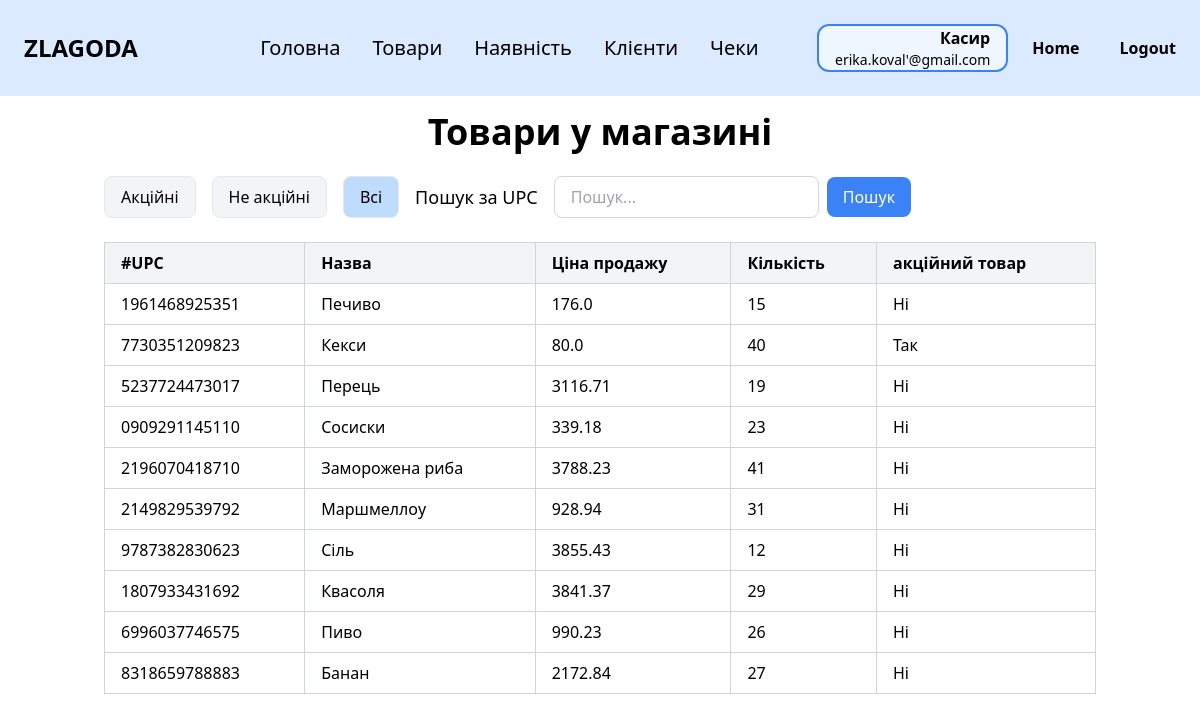
The page /stock (signed in) on the database as committed earlier.
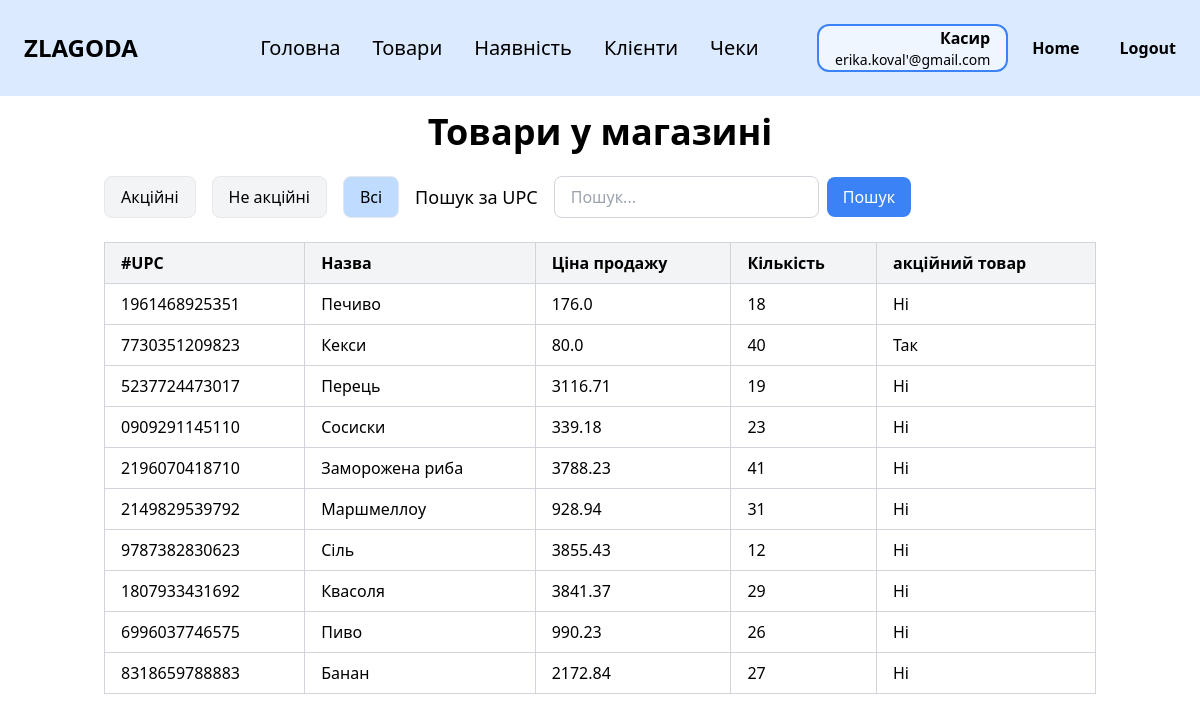
The same page on the database as committed later.
### zlg_website/models.py (models this page shows, shortened)
class StoreProduct(db.Model):
    __tablename__ = 'store_product'
    upc = db.Column(db.String(12), primary_key=True)
    price = db.Column(db.Float)
    quantity = db.Column(db.Integer)
    expiration_date = db.Column(db.Date)  # НОВЕ: дата придатності
    is_promotional = db.Column(db.Boolean, default=False)  # Додано поле для акційного статусу
    promo_price = db.Column(db.Float)
    product_id = db.Column(db.Integer, db.ForeignKey('product.id'))
    product = db.relationship('Product', backref='store_items')
    @property
    def calculate_promotional(self):
        """Визначає, чи є товар акційним: якщо термін збігає і кількість велика."""
        soon_expiring = self.expiration_date and self.expiration_date <= datetime.now().date() + timedelta(days=7)
        high_quantity = self.quantity > 30
        return soon_expiring and high_quantity
    @property
    def calculate_promo_price(self):
        """Ціна акційного товару зі знижкою 20%"""
        return round(self.price * 0.8, 2) if self.is_promotional else self.price

class Product(db.Model):
    __tablename__ = 'product'
    id = db.Column(db.Integer, primary_key=True)
    name = db.Column(db.String(100))
    manufacturer = db.Column(db.String(100))
    specifications = db.Column(db.Text)
    category_number = db.Column(db.Integer, db.ForeignKey('category.category_number'))
    category = db.relationship('Category', backref='products')

### zlg_website/views/storeproducts.py (the view)
@views.route('/stock')
@login_required
def storeproducts():
    category_number = request.args.get('category')
    sort = request.args.get('sort')
    order = request.args.get('order', 'asc')
    promo_filter = request.args.get('promo')
    search = request.args.get('search')
    quantity_filter = request.args.get('quantity')
    query = StoreProduct.query.join(Product)
    if category_number:
        try:
            category_number = int(category_number)  # Перетворення на int
            query = query.filter(Product.category_number == category_number)
        except ValueError:
            pass
    if promo_filter == 'yes':
        query = query.filter(StoreProduct.is_promotional.is_(True))
    elif promo_filter == 'no':
        query = query.filter(StoreProduct.is_promotional.is_(False))
    if quantity_filter:
        try:
            quantity_filter = int(quantity_filter)
            query = query.filter(StoreProduct.quantity >= quantity_filter)  # Товари з кількістю більше або рівною
        except ValueError:
            pass
    if sort == 'name':
        query = query.order_by(
            Product.name.desc() if order == 'desc' else Product.name.asc()
        )
    elif sort == 'quantity':
        query = query.order_by(
            StoreProduct.quantity.desc() if order == 'desc' else StoreProduct.quantity.asc()
        )
    elif sort == 'id':
        query = query.order_by(Product.id.asc())
    else:
        query = query.order_by(Product.id.asc())  # За замовчуванням — за id
    if search:
        query = query.filter(StoreProduct.upc.ilike(f"{search}%"))
    products = query.all()
    categories = Category.query.all()
    return render_template("storeproducts.html", user=current_user, products=products, categories=categories, sort=sort, order=order, category_number=category_number, current_promo_filter=promo_filter, quantity_filter=quantity_filter)

### zlg_website/__init__.py (called while the page is built)
def create_app():
    app = Flask(__name__)
    app.config['SECRET_KEY'] = 'zlagoda'
    app.config['SQLALCHEMY_DATABASE_URI'] = f'sqlite:///{os.path.join(app.instance_path, DB_NAME)}'
    db.init_app(app)
    from .views import views
    from .auth import auth
    app.register_blueprint(views, url_prefix='/')
    app.register_blueprint(auth, url_prefix='/')
    from .models import Employee
    with app.app_context():
        if database_is_empty():
            create_database(app)
    login_manager = LoginManager()
    login_manager.login_view = 'auth.login'
    login_manager.init_app(app)
    @login_manager.user_loader
    def load_user(id):
        return Employee.query.get(int(id))
    return app

### zlg_website/templates/storeproducts.html (shortened to what the changed rows need)
{% extends "base.html" %}
{% block content %}
<div class="py-4">
    <h1 class="text-4xl font-bold mb-6 text-center">Товари у магазині</h1>
    <div class="overflow-x-auto">
        <table class="min-w-full border-collapse border border-gray-300">
            <thead>
            <tr class="bg-gray-100">
                <th class="border border-gray-300 px-4 py-2 text-left">#UPC</th>
                <th class="border border-gray-300 px-4 py-2 text-left">
                    <a href="{{ url_for('views.storeproducts',
                        sort='name',
                        order='desc' if request.args.get('sort') == 'name' and request.args.get('order') == 'asc' else 'asc',
                        search=request.args.get('search'),
                        category=request.args.get('category')) }}"
                       class="hover:underline">
                        Назва
                    </a>
                </th>
                <th class="border border-gray-300 px-4 py-2 text-left">Ціна продажу</th>
                <th class="border border-gray-300 px-4 py-2 text-left">
                    <a href="{{ url_for('views.storeproducts',
                        sort='quantity',
                        order='desc' if request.args.get('sort') == 'quantity' and request.args.get('order') == 'asc' else 'asc',
                        search=request.args.get('search'),
                        category=request.args.get('category'),
                        promo=request.args.get('promo')) }}"
                       class="hover:underline">
                        Кількість
                    </a>
                </th>
                <th class="border border-gray-300 px-4 py-2 text-left">акційний товар</th>
            </tr>
            </thead>
            <tbody>
            {% if products %}
            {% for product in products %}
            <tr>
                <td class="border border-gray-300 px-4 py-2">{{ product.upc }}</td>
                <td class="border border-gray-300 px-4 py-2">{{ product.product.name }}</td>
                <td class="border border-gray-300 px-4 py-2">
    {{ product.promo_price if product.is_promotional and product.promo_price else product.price }}
</td>
                <td class="border border-gray-300 px-4 py-2">{{ product.quantity }}</td>
                <td class="border border-gray-300 px-4 py-2">{{ 'Так' if product.is_promotional else 'Ні' }}</td>
            </tr>
            {% endfor %}
            {% else %}
            <tr>
                <td colspan="{{ 6 if user.position == 'Менеджер' else 5 }}" class="text-center py-4">Немає товарів для
                    відображення
                </td>
            </tr>
            {% endif %}
            </tbody>
        </table>
    </div>
</div>
{% endblock %}

Rows that differ between the two databases and show on the page:
changed StoreProduct "Печиво": quantity "15" → "18"
